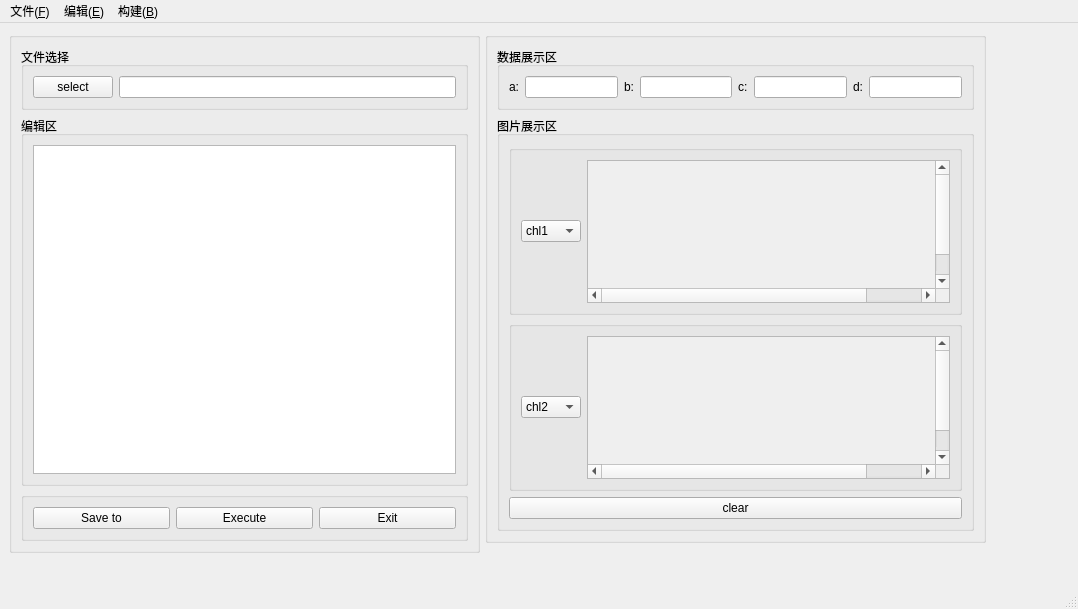
<?xml version="1.0" encoding="UTF-8"?>
<ui version="4.0">
 <class>MainWindow</class>
 <widget class="QMainWindow" name="MainWindow">
  <property name="geometry">
   <rect>
    <x>0</x>
    <y>0</y>
    <width>1078</width>
    <height>609</height>
   </rect>
  </property>
  <property name="windowTitle">
   <string>MainWindow</string>
  </property>
  <widget class="QWidget" name="centralwidget">
   <widget class="QGroupBox" name="groupBox_4">
    <property name="geometry">
     <rect>
      <x>9</x>
      <y>9</y>
      <width>471</width>
      <height>521</height>
     </rect>
    </property>
    <property name="title">
     <string/>
    </property>
    <layout class="QVBoxLayout" name="verticalLayout">
     <item>
      <widget class="QGroupBox" name="groupBox">
       <property name="title">
        <string>文件选择</string>
       </property>
       <layout class="QHBoxLayout" name="horizontalLayout">
        <item>
         <widget class="QPushButton" name="SelectButton">
          <property name="text">
           <string>select</string>
          </property>
         </widget>
        </item>
        <item>
         <widget class="QLineEdit" name="lineEdit"/>
        </item>
       </layout>
      </widget>
     </item>
     <item>
      <widget class="QGroupBox" name="groupBox_2">
       <property name="title">
        <string>编辑区</string>
       </property>
       <layout class="QHBoxLayout" name="horizontalLayout_3">
        <item>
         <widget class="QTextEdit" name="textEdit"/>
        </item>
       </layout>
      </widget>
     </item>
     <item>
      <widget class="QGroupBox" name="groupBox_3">
       <property name="title">
        <string/>
       </property>
       <layout class="QHBoxLayout" name="horizontalLayout_2">
        <item>
         <widget class="QPushButton" name="SaveButton">
          <property name="text">
           <string>Save to</string>
          </property>
         </widget>
        </item>
        <item>
         <widget class="QPushButton" name="ExecuteButton">
          <property name="text">
           <string>Execute</string>
          </property>
         </widget>
        </item>
        <item>
         <widget class="QPushButton" name="ExitButton">
          <property name="text">
           <string>Exit</string>
          </property>
         </widget>
        </item>
       </layout>
      </widget>
     </item>
    </layout>
   </widget>
   <widget class="QGroupBox" name="groupBox_5">
    <property name="geometry">
     <rect>
      <x>485</x>
      <y>9</y>
      <width>501</width>
      <height>511</height>
     </rect>
    </property>
    <property name="title">
     <string/>
    </property>
    <layout class="QVBoxLayout" name="verticalLayout_5">
     <item>
      <widget class="QGroupBox" name="groupBox_6">
       <property name="title">
        <string>数据展示区</string>
       </property>
       <layout class="QHBoxLayout" name="horizontalLayout_4">
        <item>
         <widget class="QLabel" name="labela">
          <property name="text">
           <string>a:</string>
          </property>
         </widget>
        </item>
        <item>
         <widget class="QLineEdit" name="lineEdit_a"/>
        </item>
        <item>
         <widget class="QLabel" name="labelb">
          <property name="text">
           <string>b:</string>
          </property>
         </widget>
        </item>
        <item>
         <widget class="QLineEdit" name="lineEdit_b"/>
        </item>
        <item>
         <widget class="QLabel" name="labelc">
          <property name="text">
           <string>c:</string>
          </property>
         </widget>
        </item>
        <item>
         <widget class="QLineEdit" name="lineEdit_c"/>
        </item>
        <item>
         <widget class="QLabel" name="labeld">
          <property name="text">
           <string>d:</string>
          </property>
         </widget>
        </item>
        <item>
         <widget class="QLineEdit" name="lineEdit_d"/>
        </item>
       </layout>
      </widget>
     </item>
     <item>
      <widget class="QGroupBox" name="groupBox_7">
       <property name="title">
        <string>图片展示区</string>
       </property>
       <layout class="QVBoxLayout" name="verticalLayout_2">
        <item>
         <widget class="QGroupBox" name="groupBox_8">
          <property name="title">
           <string/>
          </property>
          <layout class="QHBoxLayout" name="horizontalLayout_5">
           <item>
            <widget class="QComboBox" name="comboBox">
             <item>
              <property name="text">
               <string>chl1</string>
              </property>
             </item>
             <item>
              <property name="text">
               <string>chl2</string>
              </property>
             </item>
             <item>
              <property name="text">
               <string>chl3</string>
              </property>
             </item>
             <item>
              <property name="text">
               <string>chl4</string>
              </property>
             </item>
             <item>
              <property name="text">
               <string>chl5</string>
              </property>
             </item>
             <item>
              <property name="text">
               <string>chl6</string>
              </property>
             </item>
             <item>
              <property name="text">
               <string>chl7</string>
              </property>
             </item>
             <item>
              <property name="text">
               <string>chl8</string>
              </property>
             </item>
             <item>
              <property name="text">
               <string>chl9</string>
              </property>
             </item>
             <item>
              <property name="text">
               <string>chl10</string>
              </property>
             </item>
             <item>
              <property name="text">
               <string>chl11</string>
              </property>
             </item>
            </widget>
           </item>
           <item>
            <widget class="QScrollArea" name="scrollArea">
             <property name="widgetResizable">
              <bool>false</bool>
             </property>
             <widget class="QWidget" name="scrollAreaWidgetContents">
              <property name="geometry">
               <rect>
                <x>0</x>
                <y>0</y>
                <width>419</width>
                <height>159</height>
               </rect>
              </property>
              <widget class="QLabel" name="imagelabel1">
               <property name="geometry">
                <rect>
                 <x>0</x>
                 <y>0</y>
                 <width>391</width>
                 <height>161</height>
                </rect>
               </property>
               <property name="text">
                <string/>
               </property>
              </widget>
             </widget>
            </widget>
           </item>
          </layout>
         </widget>
        </item>
        <item>
         <widget class="QGroupBox" name="groupBox_9">
          <property name="title">
           <string/>
          </property>
          <layout class="QHBoxLayout" name="horizontalLayout_7">
           <item>
            <widget class="QComboBox" name="comboBox_2">
             <item>
              <property name="text">
               <string>chl2</string>
              </property>
             </item>
             <item>
              <property name="text">
               <string>chl1</string>
              </property>
             </item>
             <item>
              <property name="text">
               <string>chl3</string>
              </property>
             </item>
             <item>
              <property name="text">
               <string>chl4</string>
              </property>
             </item>
             <item>
              <property name="text">
               <string>chl5</string>
              </property>
             </item>
             <item>
              <property name="text">
               <string>chl6</string>
              </property>
             </item>
             <item>
              <property name="text">
               <string>chl7</string>
              </property>
             </item>
             <item>
              <property name="text">
               <string>chl8</string>
              </property>
             </item>
             <item>
              <property name="text">
               <string>chl9</string>
              </property>
             </item>
             <item>
              <property name="text">
               <string>chl10</string>
              </property>
             </item>
             <item>
              <property name="text">
               <string>chl11</string>
              </property>
             </item>
            </widget>
           </item>
           <item>
            <widget class="QScrollArea" name="scrollArea_2">
             <property name="widgetResizable">
              <bool>false</bool>
             </property>
             <widget class="QWidget" name="scrollAreaWidgetContents_3">
              <property name="geometry">
               <rect>
                <x>0</x>
                <y>0</y>
                <width>419</width>
                <height>159</height>
               </rect>
              </property>
              <widget class="QLabel" name="imagelabel2">
               <property name="geometry">
                <rect>
                 <x>0</x>
                 <y>0</y>
                 <width>391</width>
                 <height>161</height>
                </rect>
               </property>
               <property name="text">
                <string/>
               </property>
              </widget>
             </widget>
            </widget>
           </item>
          </layout>
         </widget>
        </item>
        <item>
         <widget class="QPushButton" name="clearButton">
          <property name="text">
           <string>clear</string>
          </property>
         </widget>
        </item>
       </layout>
      </widget>
     </item>
    </layout>
   </widget>
  </widget>
  <widget class="QMenuBar" name="menubar">
   <property name="geometry">
    <rect>
     <x>0</x>
     <y>0</y>
     <width>1078</width>
     <height>22</height>
    </rect>
   </property>
   <widget class="QMenu" name="menu_F">
    <property name="title">
     <string>文件(&amp;F)</string>
    </property>
    <addaction name="newAction"/>
    <addaction name="openAction"/>
    <addaction name="saveAction"/>
   </widget>
   <widget class="QMenu" name="menu_E">
    <property name="title">
     <string>编辑(&amp;E)</string>
    </property>
   </widget>
   <widget class="QMenu" name="menu_B">
    <property name="title">
     <string>构建(&amp;B)</string>
    </property>
   </widget>
   <addaction name="menu_F"/>
   <addaction name="menu_E"/>
   <addaction name="menu_B"/>
  </widget>
  <widget class="QStatusBar" name="statusbar"/>
  <action name="action_O">
   <property name="text">
    <string>打开(&amp;O)</string>
   </property>
  </action>
  <action name="newAction">
   <property name="text">
    <string>新建(&amp;N)</string>
   </property>
  </action>
  <action name="openAction">
   <property name="text">
    <string>打开(&amp;O)</string>
   </property>
  </action>
  <action name="saveAction">
   <property name="text">
    <string>另存为(&amp;F)</string>
   </property>
  </action>
 </widget>
 <resources/>
 <connections/>
</ui>
